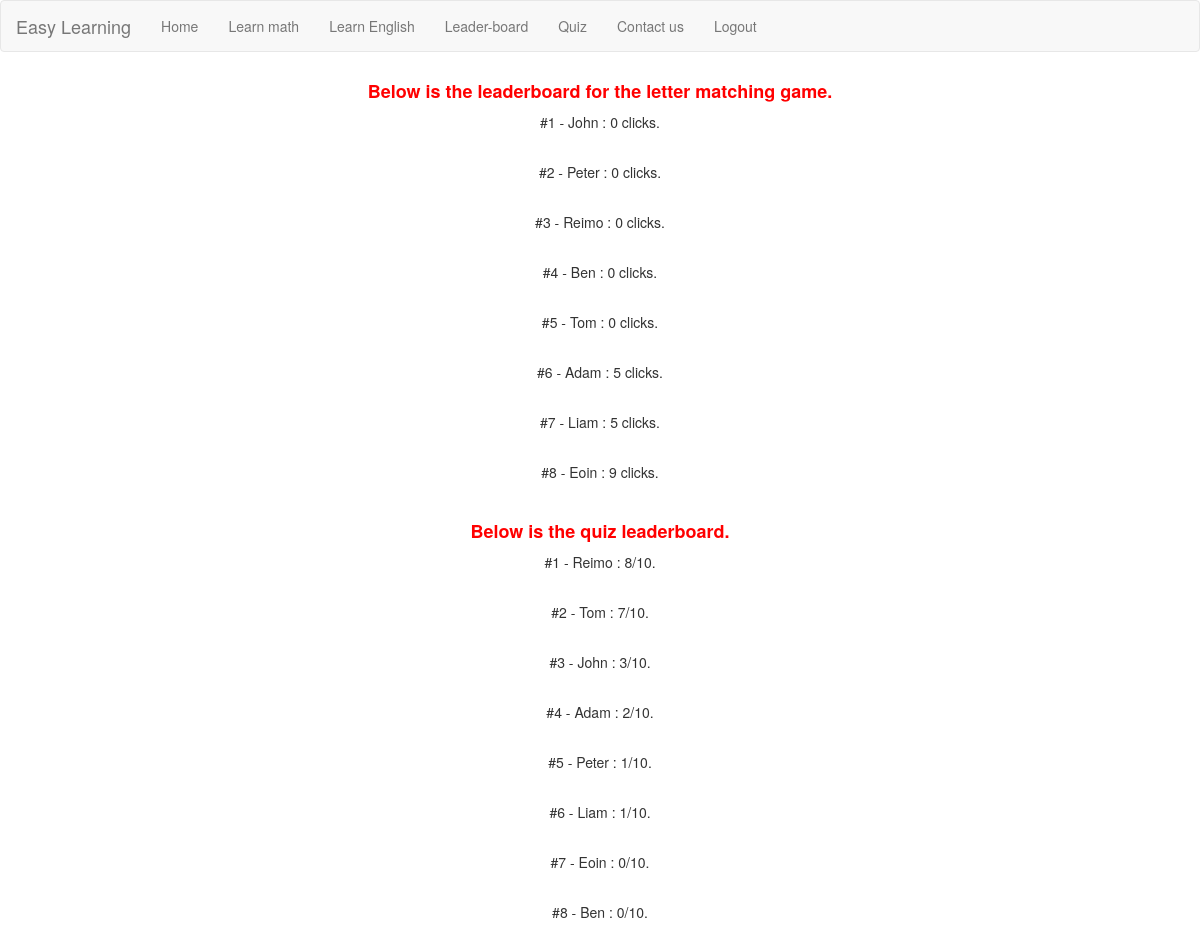
Screenshot of /user.php with the database file from the repository.
### tables this page shows
CREATE TABLE IF NOT EXISTS `users` (
  `id` int(11) NOT NULL AUTO_INCREMENT,
  `user_name` varchar(50) NOT NULL,
  `score` int(11) NOT NULL,
  `alphabetone` int(50) NOT NULL,
  `category_id` int(11) NOT NULL,
  PRIMARY KEY (`id`)
);

### user.php (the view, shortened to what this page needs)
<html>
    <head>
		<link rel="stylesheet" type="text/css" href="about.css">
    </head>
    <body>
         <nav class="navbar navbar-default" role="navigation">
			<div class="container-fluid">
				<div class="navbar-header">
					<a class="navbar-brand" href="">Easy Learning</a>
				</div>
				<div id="navbar" class="navbar-collapse collapse">
					<ul class="nav navbar-nav">
						<li>
							<a href="home1.php">Home</a>
						</li>
						<li>
							<a href="teach.php">Learn math</a>
						</li>
						<li>
							<a href="learnenglish.php">Learn English</a>
						</li>
						<li>
							<a href="user.php">Leader-board</a>
						</li>
						<li>
							<a href="quiz.php">Quiz</a>
						</li>
						<li>
							<a href="contact.php">Contact us</a>
						</li>
						<li>
							<a href="destory.php">Logout</a>
						</li>
					</ul>
				</div>
			</div>
		</nav>
		<div class="container">
			<div class="content">
				<h4 style="color:red"> <strong>Below is the leaderboard for the letter matching game.</strong> </h4>
				<?php
				require 'connect.php';
				$i = 0;
				if($result = $db->query("SELECT alphabetone,user_name FROM users ORDER BY alphabetone ASC ")){
						if($count = $result->num_rows){
							while($row = $result->fetch_object()){
								$i++;
								echo "<p>#$i - $row->user_name : $row->alphabetone clicks.</p><br>";
							}
						}
				}
				?>
				<h4 style="color:red"><strong> Below is the quiz leaderboard.</strong> </h4>
				<?php
				require 'connect.php';
				$i = 0;
				if($result = $db->query("SELECT * FROM users ORDER BY score DESC ")){
					if($count = $result->num_rows){
						while($row = $result->fetch_object()){
							$i++;
							echo "<p>#$i - $row->user_name : $row->score/10.</p><br>";
						}
					}
				}
				?>
		</div>
    </body>
</html>

### about.css (style rules this page uses)
.content { text-align:center; }
.container { text-align:center; }

### rows the page displays
users: user_name "John", alphabetone "0", score "3"
users: user_name "Peter", alphabetone "0", score "1"
users: user_name "Reimo", alphabetone "0", score "8"
users: user_name "Ben", alphabetone "0", score "0"
users: user_name "Tom", alphabetone "0", score "7"
users: user_name "Adam", alphabetone "5", score "2"
users: user_name "Liam", alphabetone "5", score "1"
users: user_name "Eoin", alphabetone "9", score "0"
